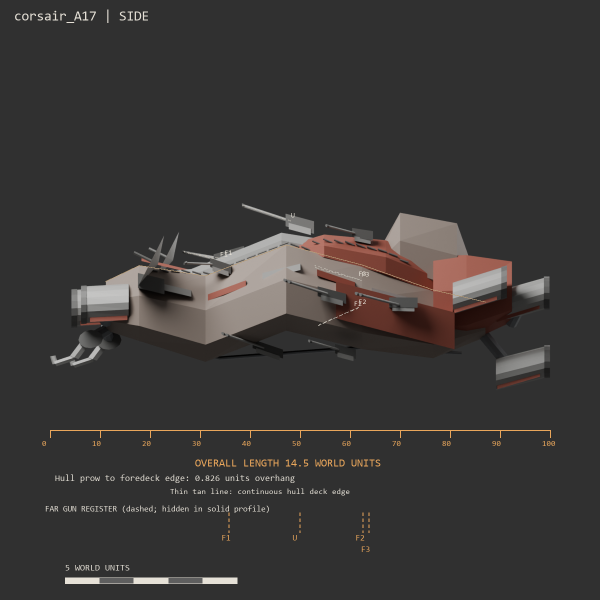
#> input picture docs/ship_pipeline/build_sheets/corsair_A17/side.png, 1200 x 1200 px (shown at 1/2 size)
$ python -i pictures.py   (imports and definitions only)
#> lines starting #> are read from the running program, lines starting #| are printed output that depends on the picture; after the words box and inside, x2 and y2 are one past the last pixel; in counts of white or black regions, pixels touching at a corner belong together
# Issue 793 helper (sandbox only, not a standing check): the named 1280 by 720 pictures for the three squadron craft sheets
# (hegemony_HF1D, corsair_KB1CC, chorus_CS1BA2), each with its code name on it: per craft the sheet overview and the whole concept
# beside the build (R229); for the three, each beside its faction's flagship at true game scale, and the battle camera read.
# usage: python pictures.py overview CODE RENDER_DIR
#        python pictures.py scale OUT.jpg HEG.png HB.png CH.png       (game_view.py renders, GV_FULL=1 and GV_ORTHO=$GV_ORTHO)
#        python pictures.py battle OUT.jpg BATTLE.png                  (game_view.py at the battle camera, its middle third)
# Python with Pillow, numpy and scipy. The overview and compare read build.py's render folder (beauty_cam.png from the fitted
# camera) and write into docs/ship_pipeline/build_sheets/CODE/.
import os, sys, json
from PIL import Image, ImageDraw, ImageFont
import numpy as np
from scipy import ndimage

REPO = os.path.normpath(os.path.join(os.path.dirname(os.path.abspath(__file__)), '..', '..', '..', '..'))
GREY = (44, 44, 46); INK = (240, 232, 218); DIM = (190, 186, 178); ACC = (240, 170, 80)
CRAFT = {
    'hegemony_HF1D': dict(con='contrib/muse/design/squadron_concepts_2026_11/hegemony/round_3/HF1D.jpg', cname='HF1D (slim prow)',
                          title='hegemony_HF1D | Spined Shield fighter (data.js fighter), first sheet (issue 793)',
                          lines=['A machined wedge, a slim prow, HF1C\'s depth, no wing', 'Interceptor guns: a three-barrel cassette on a flush ring in the',
                                 '  framed recess at the prow (guns T, turns all round)', 'The flat-topped ridge, the stepped edging, the blue line',
                                 'One drive slit in three cells, in an armoured pod', 'No canopy: a dark sensor slit above the recess'],
                          notes=['Kept: the slim wedge, HF1C\'s ridge from the bow block to the stern block, HF1B\'s stepped edging, the cassette of three',
                                 'grouped muzzles in a framed recess at the prow with the sensor slit above it, one blue drive slit at the stern.',
                                 'Changed: the cassette turns on a flush ring (data.js guns fire all round); the slit stays dark (round 3 notes); the hull',
                                 'keeps HF1C\'s depth. Pale grey, trim and the blue line are the Hegemony stack, applied later (issue 780).']),
    'corsair_KB1CC': dict(con='contrib/muse/design/squadron_concepts_2026_11/hullbreakers/round_3/KB1CC.jpg', cname='KB1C-C',
                          title='corsair_KB1CC | Wide Glacis bomber (data.js bomber), R275 shape pass (issue 793)',
                          lines=['One wide wedge: a glacis ramp low at the bow, rising aft', 'Bombs: two tubes at the glacis\'s extreme corners, in',
                                 '  dark armoured collars (bombs T, both every volley)', 'Rails run diagonally up the ramp to the armoured lip',
                                 'Five mismatched drives at the top of the ramp; two hoist bays', 'Patchwork plating: big uneven plates at mixed angles'],
                          notes=['R275: the top is now the concept\'s sloped glacis, low at the bow lip and rising to the stern bells, with the edge rails',
                                 'running diagonally up it; the plating is a patchwork of fewer, bigger, uneven plates at mixed angles (never rows).',
                                 'Kept: the render\'s width (R273), the two corner mouths as dark bomb tubes in collars, the side bays, the stern row.',
                                 'Colours are the Hullbreaker stack, applied later (R274: its pale patches become dark grey metal, issue 726).']),
    'chorus_CS1BA2': dict(con='contrib/muse/design/squadron_concepts_2026_11/chorus/round_4/CS1BA2.jpg', cname='CS1B-A2',
                          title='chorus_CS1BA2 | Sealed Gills spore swarm (data.js spore), first sheet (issue 793)',
                          lines=['One grown spindle, drawn out and low (sleeker, R259)', 'Acid sacs: two sealed gill bladders, one a flank, a',
                                 '  closed sphincter at each front (sporeb T, both burst)', 'The bone line along the back, a short blunt fork at the bow',
                                 'Four muscle-ringed orifices on the blunt stern', 'Closed hull: no open groove, no fluid, no glow on the sacs'],
                          notes=['Kept: the sleek pod, the bone spine and its fork, the two sealed gill bladders with their band rhythm and muted',
                                 'amber valleys, the spots along the bow ridge, the orifice cluster at the stern. Changed: olive flesh and ochre bone',
                                 '(factions.md, the C10 and C11 hulls), not plum; the spots are sense pores (no eyes); the stern ends blunt behind a',
                                 'full-size cluster; the fork short and low (round 4 notes). The Chorus has no paint stack yet.']),
}


def F(n):
    return ImageFont.truetype(next((f_ for f_ in ('/usr/share/fonts/truetype/dejavu/DejaVuSans.ttf', 'C:/Windows/Fonts/arial.ttf') if os.path.exists(f_)), None), n)


def on_grey(path):
    im = Image.open(path).convert('RGBA'); bg = Image.new('RGBA', im.size, (58, 58, 60, 255)); bg.alpha_composite(im); return bg.convert('RGB')


# [4 lines left out: function alpha_crop, not called in this run]


def paste(c, im, x, y, w, h):
    im = im.copy(); im.thumbnail((w, h), Image.Resampling.LANCZOS); c.paste(im, (x + (w - im.width) // 2, y + (h - im.height) // 2))


# [45 lines left out: function overview, not called in this run]


def blobs(path, k=3):
#> called with k = 3
    sc = Image.open(path).convert('RGB'); a = np.asarray(sc).astype(int); bgc = np.median(a.reshape(-1, 3), axis=0)
#> in blobs, sc is the input picture: PIL image 1200x1200 RGB; mean R, G, B 57.7, 55.4, 54.3
#> after `bgc = np.median(a.reshape(-1, 3), axis=0)`: bgc = [48, 48, 48]
    fg = ndimage.binary_closing(np.abs(a - bgc).sum(2) > 20, np.ones((5, 5))); lab, n = ndimage.label(fg)
#> after `fg = ndimage.binary_closing(np.abs(a - bgc).sum(2) > 20, np.ones((5, 5`:
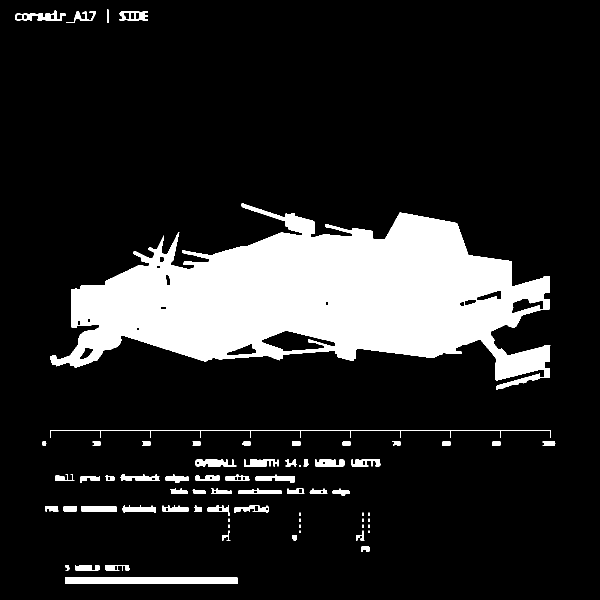
#> fg: shape (1200, 1200) bool (shown at 1/2 size); 15% white; 68 white regions (14 under 20 px), largest, box (x1, y1, x2, y2) and area: (100, 406, 1101, 780) 192897, (130, 1155, 475, 1168) 4485, (100, 860, 1102, 876) 2312
#> after `lab, n = ndimage.label(fg)`:
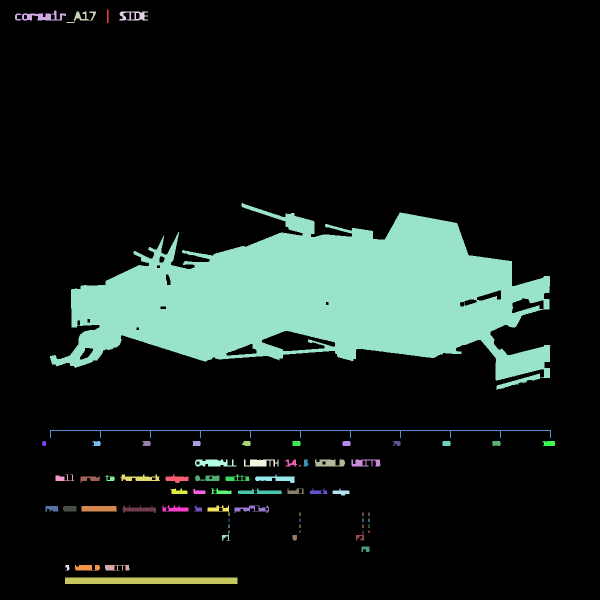
#> lab: shape (1200, 1200) int32 (shown at 1/2 size); 69 distinct labels, from 0 to 68; one colour per label, 0 black
#> after `lab, n = ndimage.label(fg)`: n = 68
    objs = ndimage.find_objects(lab); sz = ndimage.sum(fg, lab, range(1, n + 1))
#> after `objs = ndimage.find_objects(lab)`: objs = 68 items
#> after `sz = ndimage.sum(fg, lab, range(1, n + 1))`: sz = 68 values, max 192897 at index 4, min 10 at index 59, mean 3179.2
    return sc, [objs[i] for i in np.argsort(-sz)[:k]]


# [72 lines left out: functions scale, battle, not called in this run]


# [8 lines not run here, left out]

>>> result = blobs('../../../../docs/ship_pipeline/build_sheets/corsair_A17/side.png')

$ run again, on docs/ship_pipeline/build_sheets/corsair_A17/three_quarter.png
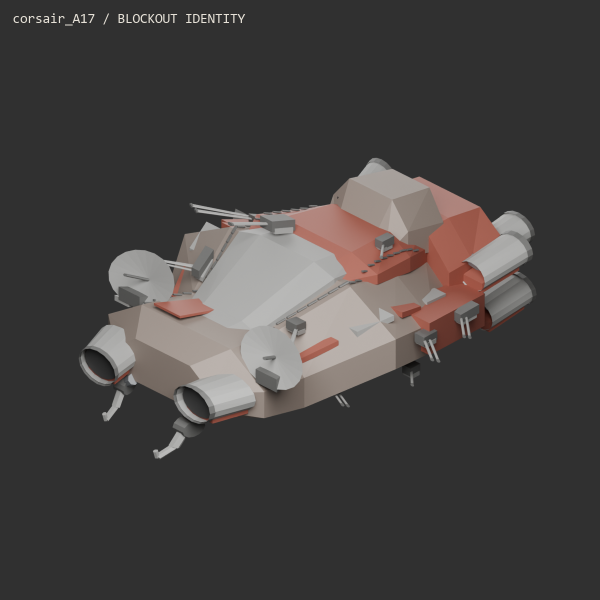
#> input picture docs/ship_pipeline/build_sheets/corsair_A17/three_quarter.png, 1200 x 1200 px (shown at 1/2 size)
#> in blobs, sc is the input picture: PIL image 1200x1200 RGB; mean R, G, B 69.4, 66.2, 65
#> bgc = [48, 48, 48]
#> in blobs, `fg = ndimage.binary_closing(np.abs(a - bgc).sum(2) > 20, np.ones((5, 5`:
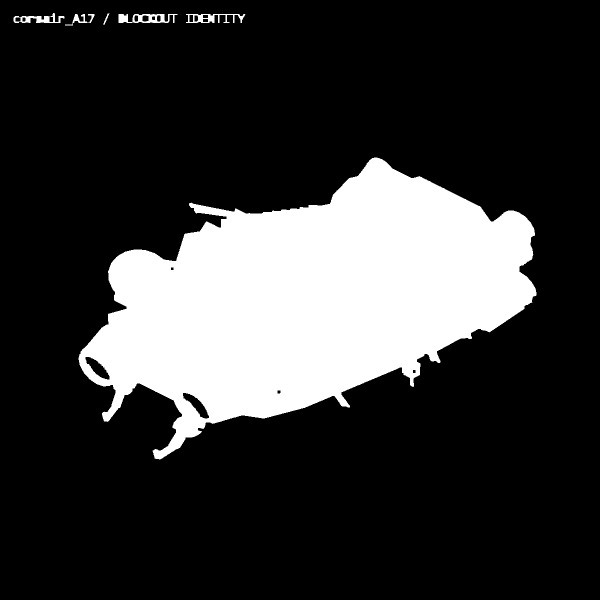
#> fg: shape (1200, 1200) bool (shown at 1/2 size); 21.1% white; 6 white regions, box (x1, y1, x2, y2) and area: (157, 315, 1073, 919) 300091, (237, 28, 355, 46) 1241, (372, 28, 491, 46) 986, (27, 26, 129, 46) 891, (130, 28, 189, 51) 397, (206, 27, 219, 49) 73
#> in blobs, `lab, n = ndimage.label(fg)`:
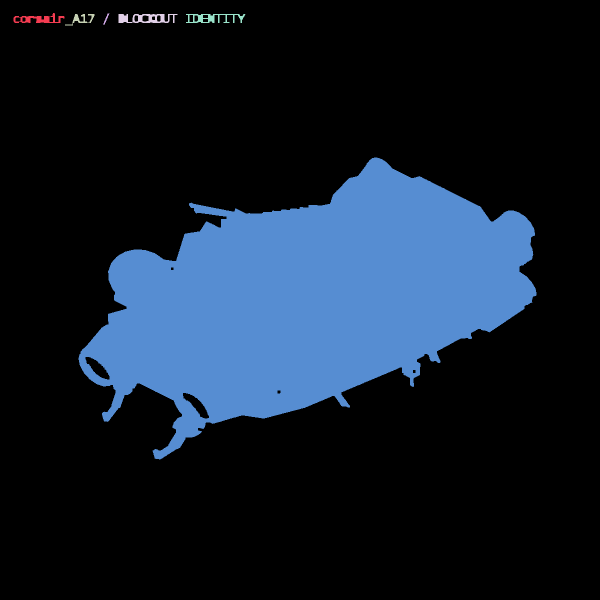
#> lab: shape (1200, 1200) int32 (shown at 1/2 size); 7 distinct labels, from 0 to 6; one colour per label, 0 black
#> n = 6
#> objs = 6 items
#> sz = [891, 73, 397, 1241, 986, 300091]
